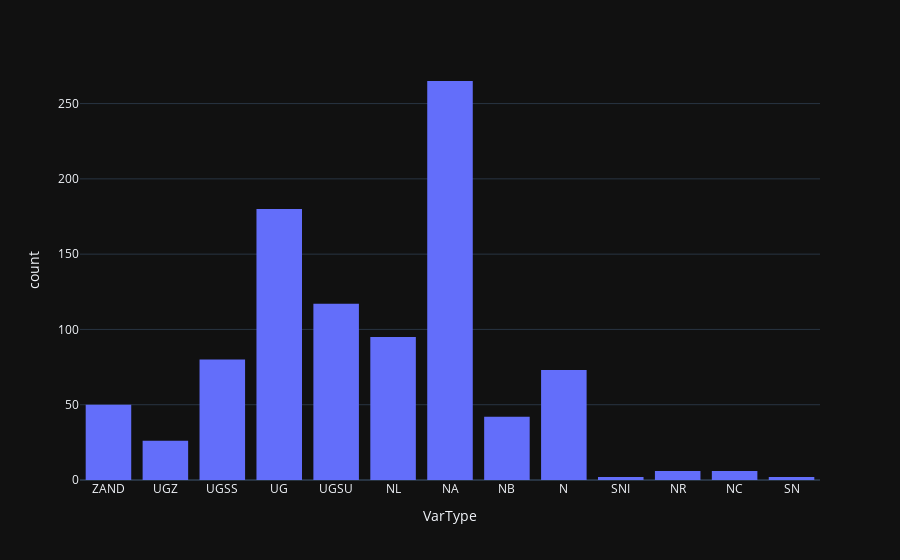

Source (notebook cell):
### Code cell
"""
4. Cataclysmic (Explosive and Novalike) Variables

These are variable stars showing outbursts caused by thermonuclear
burst processes in their surface layers (novae) or deep in their
interiors (supernovae). We use the term "novalike" for
variables that show novalike outbursts caused by rapid energy
release in the surrounding space (UG-type stars - see
below) and also for objects not displaying outbursts but
resembling explosive variables at minimum light by their spectral
(or other) characteristics. The majority of explosive and
novalike variables are close binary systems, their components
having strong mutual influence on the evolution of each star. It
is often observed that the hot dwarf component of the system is
surrounded by an accretion disk formed by matter lost by the
other, cooler, and more extended component. This category is
subdivided into the following types:
"""

star_types = {
  "N": "Novae. Close binary systems with orbital periods from 0.05 to 230 days. One of the components of these systems is a hot dwarf star that suddenly, during a time interval from one to several dozen or several hundred days, increases its brightness by 7-19 mag in V, then returns gradually to its former brightness over several months, years, or decades. Small changes at minimum light may be present. Cool components may be giants, subgiants, or dwarfs of K-M type. The spectra of novae near maximum light resemble A-F absorption spectra of luminous stars at first. Then broad emission lines (bands) of hydrogen, helium, and other elements with absorption components indicating the presence of a rapidly expanding envelope appear in the spectrum. As the light decreases, the composite spectrum begins to show forbidden lines characteristic of the spectra of gas nebulae excited by hot stars. At minimum light, the spectra of novae are generally continuous or resemble the spectra of Wolf-Rayet stars. Only spectra of the most massive systems show traces of cool components. Some novae reveal pulsations of hot components with periods of approximately 100 s and amplitudes of about 0.05 mag in V after an outburst. Some novae eventually turn out to be eclipsing systems. According to the features of their light variations, novae are subdivided into fast (NA), slow (NB), very slow (NC), and recurrent (NR) categories.",
  "NA": "Fast novae displaying rapid light increases and then, having achieved maximum light, fading by 3 mag in 100 or fewer days (GK Per);",
  "NB": "Slow novae that fade after maximum light by 3 mag in >= 150 days (RR Pic). Here the presence of the well-known \"dip\" in the light curves of novae similar to T Aur and DQ Her is not taken into account:  The rate of fading is estimated on the basis of a smooth curve, its parts before and after the \"dip\" being a direct continuation of one another;",
  "NC": "Novae with a very slow development and remaining at maximum light for more than a decade, then fading very slowly. Before an outburst these objects may show long-period light changes with amplitudes of 1-2 mag in V (RR Tel); cool components of these systems are probably giants or supergiants, sometimes semiregular variables, and even Mira variables. Outburst amplitudes may reach 10 mag. High excitation emission spectra resemble those of planetary nebulae, Wolf-Rayet stars, and symbiotic variables. The possibility that these objects are planetary nebulae in the process of formation is not excluded;",
  "NL": "Novalike variables, which are insufficiently studied objects resembling novae by the characteristics of their light changes or by spectral features. This type includes, in addition to variables showing novalike outbursts, objects with no bursts ever observed; the spectra of novalike variables resemble those of old novae, and small light changes resemble those typical for old novae at minimum light. However, quite often a detailed investigation makes it possible to reclassify some representatives of this highly inhomogeneous group of objects into other types;",
  "NR": "Recurrent novae, which differ from typical novae by the fact that two or more outbursts (instead of a single one) separated by 10-80 years have been observed (T CrB).",
  "SN": "Supernovae (B Cas, CM Tau). Stars that increase, as a result of an outburst, their brightnesses by 20 mag and more, then fade slowly. The spectrum during an outburst is characterized by the presence of very broad emission bands, their widths being several times greater than those of the bright bands observed in the spectra of novae. The expansion velocities of SN envelopes are in the thousands of km/s. The structure of a star after outburst alters completely. An expanding emission nebula results and a (not always observable) pulsar remains at the position of the original star. According to the light curve shape and the spectral features, supernovae are subdivided into types I and II.",
  "SNI": "Type I supernovae. Absorption lines of Ca II, Si, etc., but no hydrogen lines are present in the spectra. The expanding envelope almost lacks hydrogen. During 20-30 days following maximum light, the brightness decreases by approximately 0.1 mag per day, then the rate of fading slows and reaches a constant value of 0.014/day;",
  "SNII": "Type II supernovae. Lines of hydrogen and other elements are apparent in their spectra. The expanding envelope consists mainly of H and He. Light curves show greater diversity than those of type I supernovae. Usually after 40-100 days since maximum light, the rate of fading is 0.1 mag per day.",
  "UG": "U Geminorum-type variables, quite often called dwarf novae. They are close binary systems consisting of a dwarf or subgiant K-M star that fills the volume of its inner Roche lobe and a white dwarf surrounded by an accretion disk. Orbital periods are in the range 0.05-0.5 days. Usually only small, in some cases rapid, light fluctuations are observed, but from time to time the brightness of a system increases rapidly by several magnitudes and, after an interval of from several days to a month or more, returns to the original state. Intervals between two consecutive outbursts for a given star may vary greatly, but every star is characterized by a certain mean value of these intervals, i.e., a mean cycle that corresponds to the mean light amplitude. The longer the cycle, the greater the amplitude. These systems are frequently sources of X-ray emission. The spectrum of a system at minimum is continuous, with broad H and He emission lines. At maximum these lines almost disappear or become shallow absorption lines. Some of these systems are eclipsing, possibly indicating that the primary minimum is caused by the eclipse of a hot spot that originates in the accretion disk from the infall of a gaseous stream from the K-M star. According to the characteristics of the light changes, U Gem variables may be subdivided into three types: SS Cyg, SU UMa, and Z Cam.",
  "UGSS": "SS Cygni-type variables (SS Cyg, U Gem). They increase in brightness by 2-6 mag in V in 1-2 days and in several subsequent days return to their original brightnesses. The values of the cycle are in the range 10 days to several thousand;",
  "UGSU": "SU Ursae Majoris-type variables. These are characterized by the presence of two types of outbursts called \"normal\" and \"supermaxima\". Normal, short outbursts are similar to those of UGSS stars, while supermaxima are brighter by 2 mag, are more than five times longer (wider), and occur several times less frequently. During supermaxima the light curves show superposed periodic oscillations (superhumps), their periods being close to the orbital ones and amplitudes being about 0.2-0.3 mag in V. Orbital periods are shorter than 0.1 days; companions are of dM spectral type;",
  "UGZ": "Z Camelopardalis-type stars. These also show cyclic outbursts, differing from UGSS variables by the fact that sometimes after an outburst they do not return to the original brightness, but during several cycles retain a magnitude between maximum and minimum. The values of cycles are from 10 to 40 days, while light amplitudes are from 2 to 5 mag in V.",
  "ZAND": "Symbiotic variables of the Z Andromedae type. They are close binaries consisting of a hot star, a star of late type, and an extended envelope excited by the hot star's radiation. The combined brightness displays irregular variations with amplitudes up to 4 mag in V. A very inhomogeneous group of objects."
}

filtered_df = df[df['VarType'].isin(star_types)]

fig = px.histogram(filtered_df, x='VarType')

fig.show()

### Figure 1 — Plotly figure (JSON) as saved in the notebook; plotly's stock layout.template omitted (floating-point values rounded to 4 significant figures; data arrays with more than 128 entries replaced by an {"elided": "..."} marker saying what was removed)
{"data": [{"alignmentgroup": "True", "bingroup": "x", "hovertemplate": "VarType=%{x}<br>count=%{y}<extra></extra>", "legendgroup": "", "marker": {"color": "#636efa", "pattern": {"shape": ""}}, "name": "", "offsetgroup": "", "orientation": "v", "showlegend": false, "x": {"elided": "944 str values"}, "xaxis": "x", "yaxis": "y", "type": "histogram"}], "layout": {"xaxis": {"anchor": "y", "domain": [0.0, 1.0], "title": {"text": "VarType"}}, "yaxis": {"anchor": "x", "domain": [0.0, 1.0], "title": {"text": "count"}}, "legend": {"tracegroupgap": 0}, "margin": {"t": 60}, "barmode": "relative"}}
